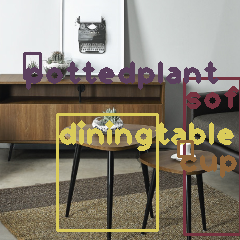
#> input picture furniture.png, 240 x 240 px, given in place of furniture.jpg, which was not available
$ jupyter execute --allow-errors Session13-A.ipynb   (shell and % lines are left out)   (text cells are left out)
#> lines starting #> are read from the running program, lines starting #| are printed output that depends on the picture
[cell 1]
import cv2
import numpy as np
from matplotlib import pyplot as plt
from google.colab.patches import cv2_imshow

[cell 2]
import cv2

# Load Yolo
#> (the rest of this cell did not finish here and is left out)

[cell 3]
img = cv2.imread("/content/drive/My Drive/EVA4/yolov3_coco/furniture.jpg")
#> img is the input picture: shape (240, 240, 3); mean B, G, R 113.8, 128, 136.4
img = cv2.resize(img, None, fx=0.4, fy=0.4)
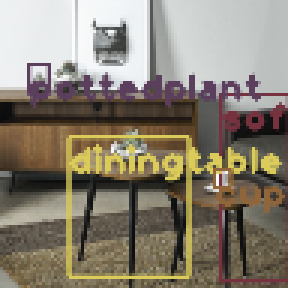
#> img: shape (96, 96, 3) (shown 3 times larger); mean B, G, R 114, 128.6, 136.9
height, width, channels = img.shape
#> height = 96; width = 96; channels = 3

# Detecting objects
blob = cv2.dnn.blobFromImage(img, 0.00392, (416, 416), (0, 0, 0), True, crop=False)

#> (the rest of this cell did not finish here and is left out)


$ run again, with chairroomout.png copied over furniture.png
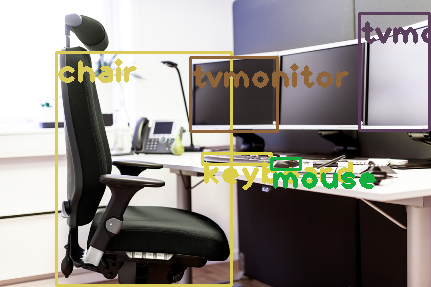
#> input picture chairroomout.png, 431 x 287 px, given in place of furniture.jpg, which was not available
#> img is the input picture: shape (287, 431, 3); mean B, G, R 133.9, 139, 143.3
#> `img = cv2.resize(img, None, fx=0.4, fy=0.4)`:
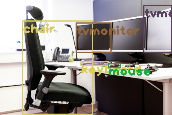
#> img: shape (115, 172, 3); mean B, G, R 133.8, 138.9, 143.3
